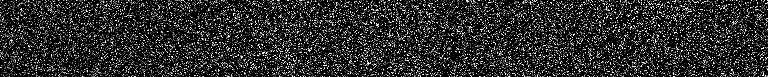
Frame 1 (no input)
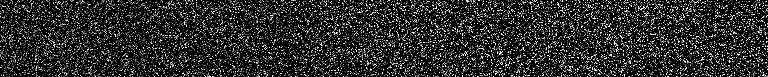
Frame 60 (the mouse pressed at the canvas centre just before this capture)
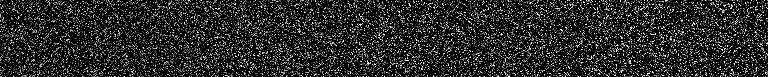
Frame 120 (the mouse held since frame 60 and released just before this capture)

The Processing sketch that drew these frames (run headless with seeded random() and noise(); from frame 60 on, the mouse is pressed at the canvas centre):

// Processing sketch: array_test
// ── array_test.pde
float[][] latentSpace = new float[77][768];

void setup(){
  size(768, 77);
  background(255);
  
  for(int row=0; row<77; row++){
    for(int col=0; col<768; col++){
      latentSpace[row][col] = random(-1,1);
    }
  }
}

float t = 0;

void draw(){

  float dx = 0;
  
  for(int row=0; row<77; row++){
    
    float dy = 0;
    dx += 0.001;
    
    for(int col=0; col<768; col++){
      dy += 0.001;
      
      float n = (noise(dx,dy, t) * 2) - 1;
      float curr = latentSpace[row][col] + n;
      
      curr *= 255;
      curr *= cos(curr * 0.2);
      
      color c = color(curr);
       
      set(col, row, c);
    }
  }
  t += 0.005;
}
